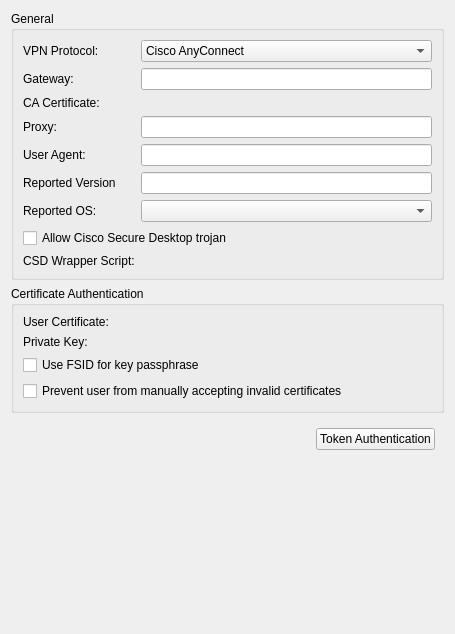
<?xml version="1.0" encoding="UTF-8"?>
<ui version="4.0">
 <class>OpenconnectProp</class>
 <widget class="QWidget" name="OpenconnectProp">
  <property name="geometry">
   <rect>
    <x>0</x>
    <y>0</y>
    <width>455</width>
    <height>634</height>
   </rect>
  </property>
  <property name="sizePolicy">
   <sizepolicy hsizetype="Preferred" vsizetype="Preferred">
    <horstretch>0</horstretch>
    <verstretch>0</verstretch>
   </sizepolicy>
  </property>
  <property name="windowTitle">
   <string>OpenConnect Settings</string>
  </property>
  <layout class="QVBoxLayout" name="verticalLayout">
   <item>
    <widget class="QGroupBox" name="grp_general">
     <property name="title">
      <string comment="like in General settings">General</string>
     </property>
     <layout class="QFormLayout" name="formLayout">
      <property name="fieldGrowthPolicy">
       <enum>QFormLayout::ExpandingFieldsGrow</enum>
      </property>
      <property name="verticalSpacing">
       <number>6</number>
      </property>
      <item row="1" column="0">
       <widget class="QLabel" name="label_41">
        <property name="text">
         <string>Gateway:</string>
        </property>
        <property name="buddy">
         <cstring>leGateway</cstring>
        </property>
       </widget>
      </item>
      <item row="1" column="1">
       <widget class="QLineEdit" name="leGateway"/>
      </item>
      <item row="2" column="0">
       <widget class="QLabel" name="label">
        <property name="text">
         <string>CA Certificate:</string>
        </property>
        <property name="buddy">
         <cstring>leCaCertificate</cstring>
        </property>
       </widget>
      </item>
      <item row="2" column="1">
       <widget class="KUrlRequester" name="leCaCertificate">
        <property name="nameFilters">
         <StringList>
          <string notr="true">*.pem *.crt *.key</string>
         </StringList>
        </property>
       </widget>
      </item>
      <item row="3" column="0">
       <widget class="QLabel" name="label_2">
        <property name="text">
         <string>Proxy:</string>
        </property>
        <property name="buddy">
         <cstring>leProxy</cstring>
        </property>
       </widget>
      </item>
      <item row="3" column="1">
       <widget class="QLineEdit" name="leProxy"/>
      </item>
      <item row="4" column="0">
       <widget class="QLabel" name="label_3">
        <property name="text">
         <string>User Agent:</string>
        </property>
        <property name="buddy">
         <cstring>leUserAgent</cstring>
        </property>
       </widget>
      </item>
      <item row="4" column="1">
       <widget class="QLineEdit" name="leUserAgent"/>
      </item>
      <item row="8" column="0">
       <widget class="QLabel" name="label_4">
        <property name="text">
         <string>CSD Wrapper Script:</string>
        </property>
        <property name="buddy">
         <cstring>leCsdWrapperScript</cstring>
        </property>
       </widget>
      </item>
      <item row="7" column="0" colspan="2">
       <widget class="QCheckBox" name="chkAllowTrojan">
        <property name="text">
         <string>Allow Cisco Secure Desktop trojan</string>
        </property>
       </widget>
      </item>
      <item row="8" column="1">
       <widget class="KUrlRequester" name="leCsdWrapperScript"/>
      </item>
      <item row="0" column="0">
       <widget class="QLabel" name="label_7">
        <property name="text">
         <string>VPN Protocol:</string>
        </property>
        <property name="buddy">
         <cstring>cmbProtocol</cstring>
        </property>
       </widget>
      </item>
      <item row="0" column="1">
       <widget class="QComboBox" name="cmbProtocol">
        <property name="sizePolicy">
         <sizepolicy hsizetype="MinimumExpanding" vsizetype="MinimumExpanding">
          <horstretch>0</horstretch>
          <verstretch>0</verstretch>
         </sizepolicy>
        </property>
        <item>
         <property name="text">
          <string>Cisco AnyConnect</string>
         </property>
        </item>
        <item>
         <property name="text">
          <string>Juniper Network Connect</string>
         </property>
        </item>
        <item>
         <property name="text">
          <string>PAN Global Protect</string>
         </property>
        </item>
        <item>
         <property name="text">
          <string>Pulse Connect Secure</string>
         </property>
        </item>
        <item>
         <property name="text">
          <string>F5 BIG-IP SSL VPN</string>
         </property>
        </item>
        <item>
         <property name="text">
          <string>Fortinet SSL VPN</string>
         </property>
        </item>
        <item>
         <property name="text">
          <string>Array SSL VPN</string>
         </property>
        </item>
       </widget>
      </item>
      <item row="6" column="0">
       <widget class="QLabel" name="label_9">
        <property name="text">
         <string>Reported OS:</string>
        </property>
       </widget>
      </item>
      <item row="6" column="1">
       <widget class="QComboBox" name="cmbReportedOs">
        <property name="sizePolicy">
         <sizepolicy hsizetype="MinimumExpanding" vsizetype="MinimumExpanding">
          <horstretch>0</horstretch>
          <verstretch>0</verstretch>
         </sizepolicy>
        </property>
        <item>
         <property name="text">
          <string/>
         </property>
        </item>
        <item>
         <property name="text">
          <string>GNU/Linux</string>
         </property>
        </item>
        <item>
         <property name="text">
          <string>GNU/Linux 64-bit</string>
         </property>
        </item>
        <item>
         <property name="text">
          <string>Windows</string>
         </property>
        </item>
        <item>
         <property name="text">
          <string>Mac OS X</string>
         </property>
        </item>
        <item>
         <property name="text">
          <string>Android</string>
         </property>
        </item>
        <item>
         <property name="text">
          <string>Apple iOS</string>
         </property>
        </item>
       </widget>
      </item>
      <item row="5" column="1">
       <widget class="QLineEdit" name="leVersionString"/>
      </item>
      <item row="5" column="0">
       <widget class="QLabel" name="label_8">
        <property name="text">
         <string>Reported Version</string>
        </property>
       </widget>
      </item>
     </layout>
    </widget>
   </item>
   <item>
    <widget class="QGroupBox" name="groupBox">
     <property name="title">
      <string>Certificate Authentication</string>
     </property>
     <layout class="QFormLayout" name="formLayout_2">
      <item row="0" column="0">
       <widget class="QLabel" name="label_5">
        <property name="text">
         <string>User Certificate:</string>
        </property>
        <property name="buddy">
         <cstring>leUserCert</cstring>
        </property>
       </widget>
      </item>
      <item row="0" column="1">
       <widget class="KUrlRequester" name="leUserCert">
        <property name="nameFilters">
         <StringList>
          <string notr="true">*.pem *.crt *.key</string>
         </StringList>
        </property>
       </widget>
      </item>
      <item row="1" column="0">
       <widget class="QLabel" name="label_6">
        <property name="text">
         <string>Private Key:</string>
        </property>
        <property name="buddy">
         <cstring>leUserPrivateKey</cstring>
        </property>
       </widget>
      </item>
      <item row="1" column="1">
       <widget class="KUrlRequester" name="leUserPrivateKey">
        <property name="nameFilters">
         <StringList>
          <string notr="true">*.pem *.crt *.key</string>
         </StringList>
        </property>
       </widget>
      </item>
      <item row="2" column="0" colspan="2">
       <widget class="QCheckBox" name="chkUseFsid">
        <property name="text">
         <string>Use FSID for key passphrase</string>
        </property>
       </widget>
      </item>
      <item row="3" column="0" colspan="2">
       <widget class="QCheckBox" name="preventInvalidCert">
        <property name="text">
         <string>Prevent user from manually accepting invalid certificates</string>
        </property>
       </widget>
      </item>
     </layout>
    </widget>
   </item>
   <item>
    <widget class="QWidget" name="widget" native="true">
     <layout class="QHBoxLayout" name="horizontalLayout">
      <item>
       <spacer name="horizontalSpacer">
        <property name="orientation">
         <enum>Qt::Horizontal</enum>
        </property>
        <property name="sizeHint" stdset="0">
         <size>
          <width>278</width>
          <height>20</height>
         </size>
        </property>
       </spacer>
      </item>
      <item>
       <widget class="QPushButton" name="buTokens">
        <property name="text">
         <string>Token Authentication</string>
        </property>
       </widget>
      </item>
     </layout>
    </widget>
   </item>
   <item>
    <spacer name="verticalSpacer">
     <property name="orientation">
      <enum>Qt::Vertical</enum>
     </property>
     <property name="sizeHint" stdset="0">
      <size>
       <width>20</width>
       <height>0</height>
      </size>
     </property>
    </spacer>
   </item>
  </layout>
 </widget>
 <customwidgets>
  <customwidget>
   <class>KUrlRequester</class>
   <extends>QWidget</extends>
   <header>kurlrequester.h</header>
  </customwidget>
 </customwidgets>
 <resources/>
 <connections/>
 <slots>
  <slot>enableTokenSecret(int)</slot>
 </slots>
</ui>
